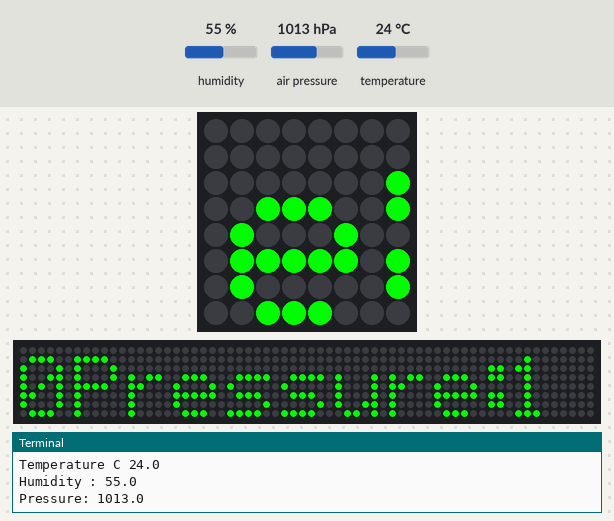
Recording of a program running on a simulated Raspberry Pi (BCM pin numbers) with a Sense HAT. Shown: the Sense HAT's 8×8 RGB LED matrix, a strip that is not on the board, showing the scrolling text unrolled, the last lines printed to the terminal. The inputs (shaded band) are chosen by the test bench; at power-on: humidity 55 %, air pressure 1013 hPa, temperature 24 °C. The 64×8 strip is a reading aid, not a part: it shows the text the matrix is scrolling, unrolled, one strip-width of it at a time.

Above: at 17.22 s.
17.3 s: humidity set to 22 %
At 20.7 s:
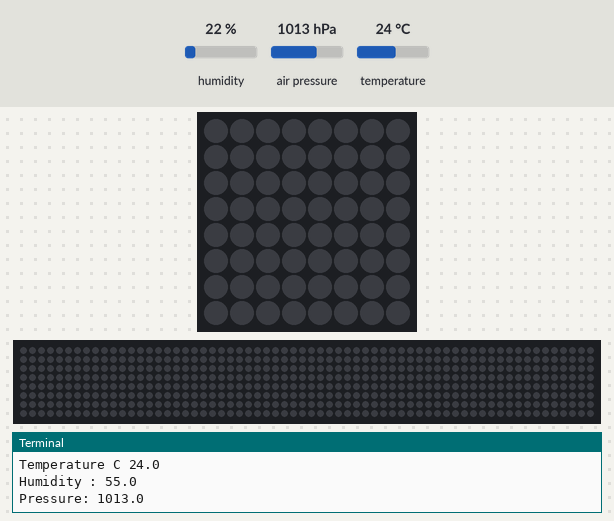
At 29.85 s:
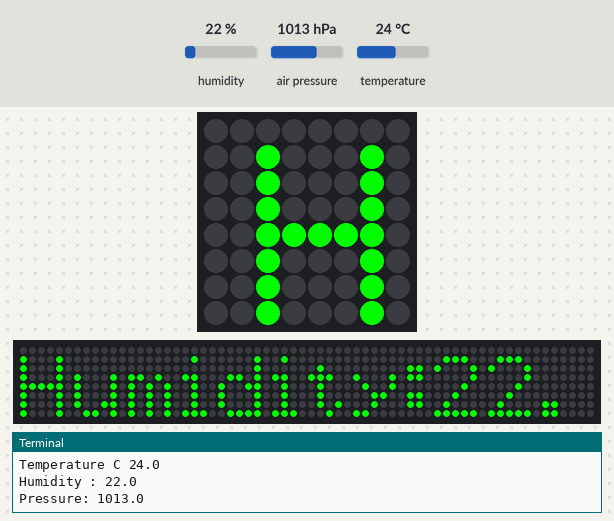

The program:

weather.py
```python
#!/usr/bin/python

# Author Kartikeswar Koppula <kartik [at] koppula [dot] in>
# Description: This file captures Temperature, Humidity and Pressure
#               from sensehat sensor every one second and display on the sensehat display

from sense_hat import SenseHat
import time
import sys

sense = SenseHat()
sense.clear()

try:
      while True:
           temp = sense.get_temperature()
           temp = round(temp, 1)
           print("Temperature C",temp)

           humidity = sense.get_humidity()
           humidity = round(humidity, 1)
           print("Humidity :",humidity)

           pressure = sense.get_pressure()
           pressure = round(pressure, 1)
           print("Pressure:",pressure)

           sense.show_message("Temperature:" + str(temp) +  "C Humidity:" + str(humidity) +  "Pressure:" + str(pressure), scroll_speed=(0.08), text_colour=[0,255,0])

           time.sleep(1)
except KeyboardInterrupt:
      pass

sense.clear()
```
